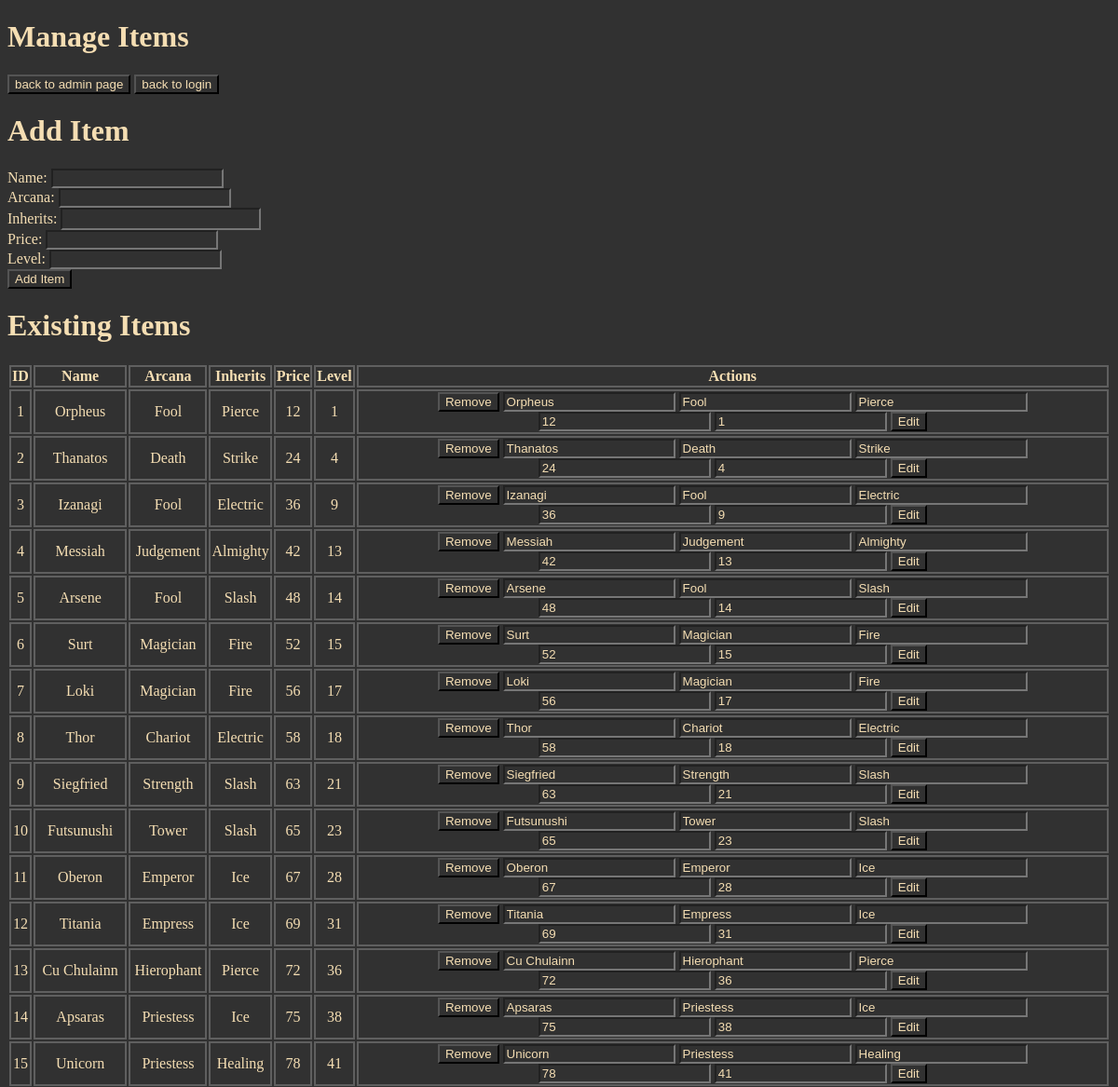
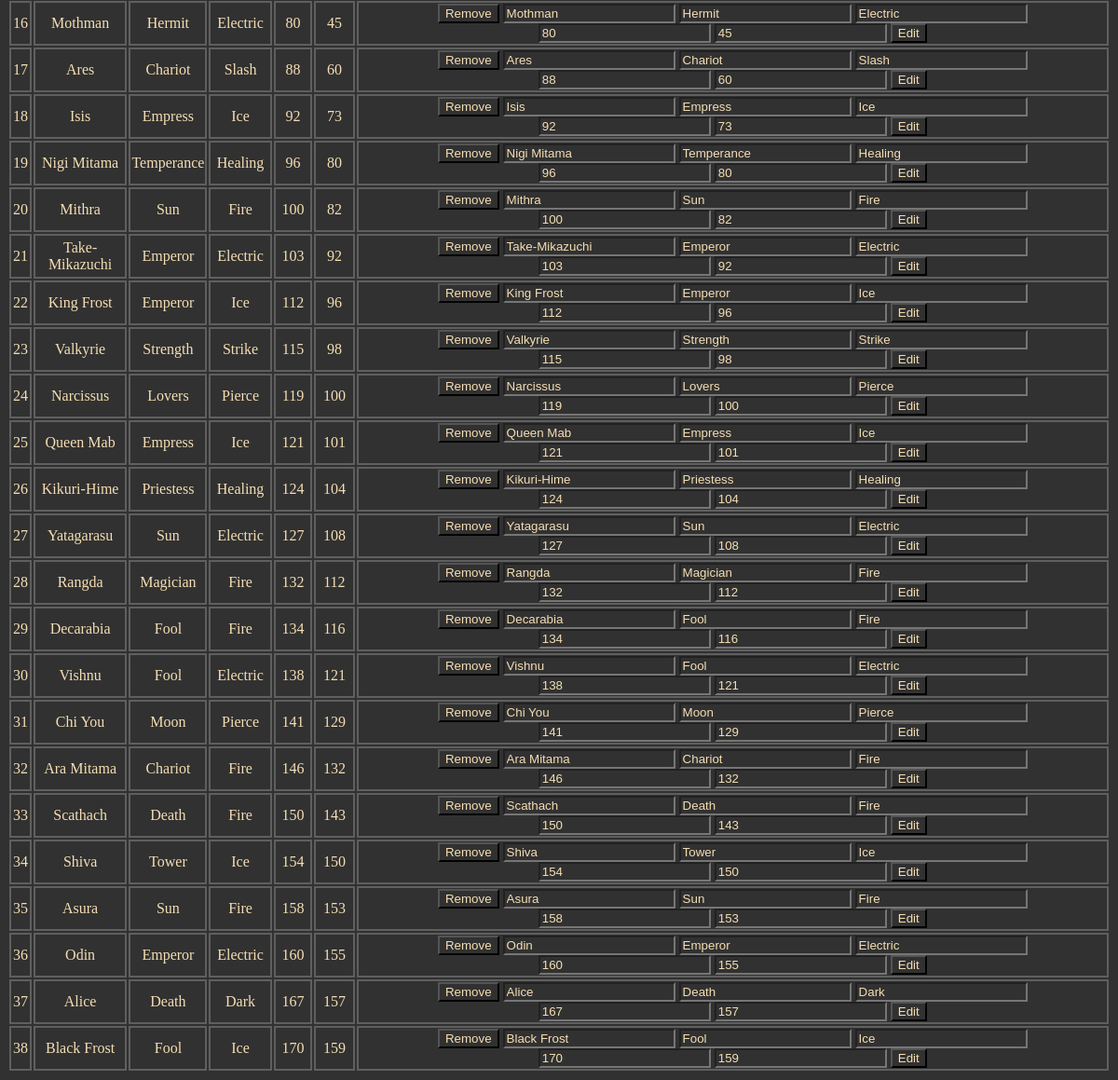
/admin/edititems.php (signed in), run on the app's committed database (2 pictures, top to bottom).
### tables this page shows
CREATE TABLE persona (
  id int(11) NOT NULL,
  name varchar(255) DEFAULT NULL,
  arcana varchar(255) DEFAULT NULL,
  inherits varchar(255) DEFAULT NULL,
  price int(11) DEFAULT NULL,
  level int(11) DEFAULT NULL
);

### admin/edititems.php (the view, shortened to what this page needs)
<?php
include('../connect.php');
try {
    $conn = new PDO("mysql:host=$servername;dbname=$dbname", $username, $password);
    $conn->setAttribute(PDO::ATTR_ERRMODE, PDO::ERRMODE_EXCEPTION);
    $stmt = $conn->prepare("SELECT * FROM persona");
    $stmt->execute();
    $personas = $stmt->fetchAll(PDO::FETCH_ASSOC);
} catch (PDOException $e) {
    echo "Connection failed: " . $e->getMessage();
}
?>
<!DOCTYPE html>
<html>
<head>
<link rel="stylesheet" href="../style.css">
</head>
<body>
    <h1>Manage Items</h1>
<a href="editpage.php"><input type=button value="back to admin page"></a>
<a href="../index.php"><input type=button value="back to login"></a>
    <h1>Add Item</h1>
    <form method="POST">
        <label class="login" for="name">Name:</label>
        <input type="text" id="name" name="name" required><br>
        <label class="login" for="arcana">Arcana:</label>
        <input type="text" id="arcana" name="arcana" required><br>
        <label class="login" for="inherits">Inherits:</label>
        <input type="text" id="inherits" name="inherits" required><br>
        <label class="login"  for="price">Price:</label>
        <input type="number" id="price" name="price" required><br>
        <label class="login" for="level">Level:</label>
        <input type="number" id="level" name="level" required><br>
        <input type="submit" value="Add Item" name="add_item">
    </form>
    <h1>Existing Items</h1>
    <table>
        <tr>
            <th>ID</th>
            <th>Name</th>
            <th>Arcana</th>
            <th>Inherits</th>
            <th>Price</th>
            <th>Level</th>
            <th>Actions</th>
        </tr>
        <?php foreach ($personas as $persona) : ?>
            <tr>
                <td><?= $persona['id']; ?></td>
                <td><?= $persona['name']; ?></td>
                <td><?= $persona['arcana']; ?></td>
                <td><?= $persona['inherits']; ?></td>
                <td><?= $persona['price']; ?></td>
                <td><?= $persona['level']; ?></td>
                <td>
                    <form method="POST" style="display:inline;">
                        <input type="submit" value="Remove" name="remove_item">
                    </form>
                    <form method="POST" style="display:inline;">
                        <input type="text" name="name" value="<?= $persona['name']; ?>" required>
                        <input type="text" name="arcana" value="<?= $persona['arcana']; ?>" required>
                        <input type="text" name="inherits" value="<?= $persona['inherits']; ?>" required>
                        <input type="number" name="price" value="<?= $persona['price']; ?>" required>
                        <input type="number" name="level" value="<?= $persona['level']; ?>" required>
                        <input type="submit" value="Edit" name="edit_item">
                    </form>
                </td>
            </tr>
        <?php endforeach; ?>
    </table>
</body>
</html>

### style.css (style rules this page uses)
body { background-color: rgb(49, 49, 49); }
h1 { color: wheat; }
th, td, tr { color: wheat; border: 2px solid rgb(95, 95, 95); }
a { color: wheat; }
#inherits { font-size: medium; color: wheat; }
table { display: flex; margin-left: 0%; text-align: center; align-items: center; justify-content: center; }
input { color: wheat; background-color: rgb(49, 49, 49); }
label.login { color: wheat; }

### data on the page
persona: id "1", name "Orpheus", arcana "Fool", inherits "Pierce", price "12", level "1"
persona: id "2", name "Thanatos", arcana "Death", inherits "Strike", price "24", level "4"
persona: id "3", name "Izanagi", arcana "Fool", inherits "Electric", price "36", level "9"
persona: id "4", name "Messiah", arcana "Judgement", inherits "Almighty", price "42", level "13"
persona: id "5", name "Arsene", arcana "Fool", inherits "Slash", price "48", level "14"
persona: id "6", name "Surt", arcana "Magician", inherits "Fire", price "52", level "15"
persona: id "7", name "Loki", arcana "Magician", inherits "Fire", price "56", level "17"
persona: id "8", name "Thor", arcana "Chariot", inherits "Electric", price "58", level "18"
persona: id "9", name "Siegfried", arcana "Strength", inherits "Slash", price "63", level "21"
persona: id "10", name "Futsunushi", arcana "Tower", inherits "Slash", price "65", level "23"
persona: id "11", name "Oberon", arcana "Emperor", inherits "Ice", price "67", level "28"
persona: id "12", name "Titania", arcana "Empress", inherits "Ice", price "69", level "31"
persona: id "13", name "Cu Chulainn", arcana "Hierophant", inherits "Pierce", price "72", level "36"
persona: id "14", name "Apsaras", arcana "Priestess", inherits "Ice", price "75", level "38"
persona: id "15", name "Unicorn", arcana "Priestess", inherits "Healing", price "78", level "41"
persona: id "16", name "Mothman", arcana "Hermit", inherits "Electric", price "80", level "45"
persona: id "17", name "Ares", arcana "Chariot", inherits "Slash", price "88", level "60"
persona: id "18", name "Isis", arcana "Empress", inherits "Ice", price "92", level "73"
persona: id "19", name "Nigi Mitama", arcana "Temperance", inherits "Healing", price "96", level "80"
persona: id "20", name "Mithra", arcana "Sun", inherits "Fire", price "100", level "82"
persona: id "21", name "Take-Mikazuchi", arcana "Emperor", inherits "Electric", price "103", level "92"
persona: id "22", name "King Frost", arcana "Emperor", inherits "Ice", price "112", level "96"
persona: id "23", name "Valkyrie", arcana "Strength", inherits "Strike", price "115", level "98"
persona: id "24", name "Narcissus", arcana "Lovers", inherits "Pierce", price "119", level "100"
persona: id "25", name "Queen Mab", arcana "Empress", inherits "Ice", price "121", level "101"
persona: id "26", name "Kikuri-Hime", arcana "Priestess", inherits "Healing", price "124", level "104"
persona: id "27", name "Yatagarasu", arcana "Sun", inherits "Electric", price "127", level "108"
persona: id "28", name "Rangda", arcana "Magician", inherits "Fire", price "132", level "112"
persona: id "29", name "Decarabia", arcana "Fool", inherits "Fire", price "134", level "116"
persona: id "30", name "Vishnu", arcana "Fool", inherits "Electric", price "138", level "121"
persona: id "31", name "Chi You", arcana "Moon", inherits "Pierce", price "141", level "129"
persona: id "32", name "Ara Mitama", arcana "Chariot", inherits "Fire", price "146", level "132"
persona: id "33", name "Scathach", arcana "Death", inherits "Fire", price "150", level "143"
persona: id "34", name "Shiva", arcana "Tower", inherits "Ice", price "154", level "150"
persona: id "35", name "Asura", arcana "Sun", inherits "Fire", price "158", level "153"
persona: id "36", name "Odin", arcana "Emperor", inherits "Electric", price "160", level "155"
persona: id "37", name "Alice", arcana "Death", inherits "Dark", price "167", level "157"
persona: id "38", name "Black Frost", arcana "Fool", inherits "Ice", price "170", level "159"
